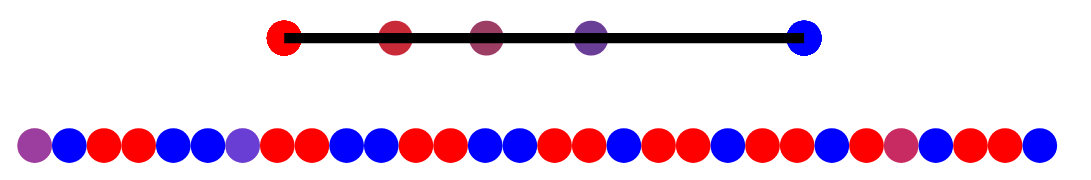
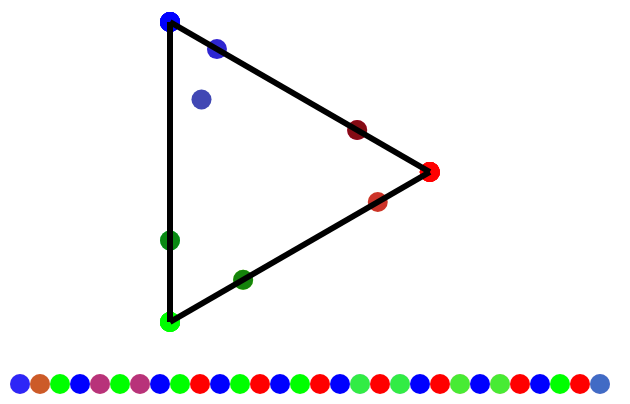
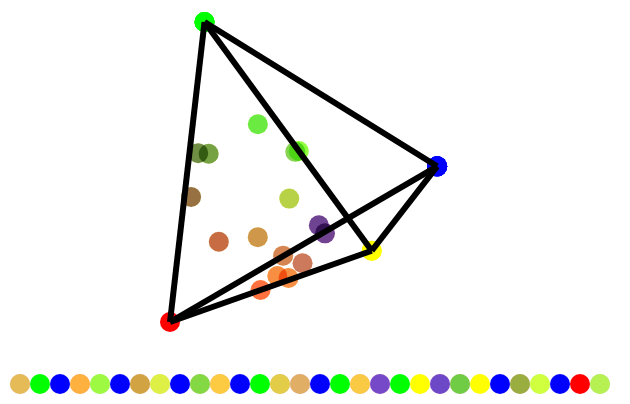
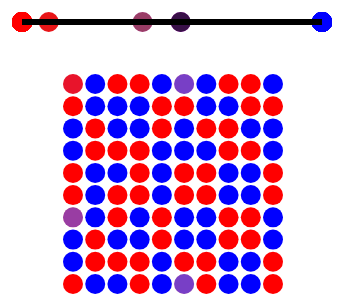

Notebook code cell kept with these figures, in order:
### Code cell
for desc, kwargs in kwargs_dict.items():
    
    print(desc)
    G, T, L, obj = P.po.solve_opt(**kwargs)
    pl = P.pl.plot_sol(G, T, L, kwargs['n_neigh'], obj, tit=None, paper=True, remove_labels=True)
    
    if save:
        pl.save(os.path.join(outdir, 's1_' + desc + '.png'), scale_factor=5)
    pl.display()
